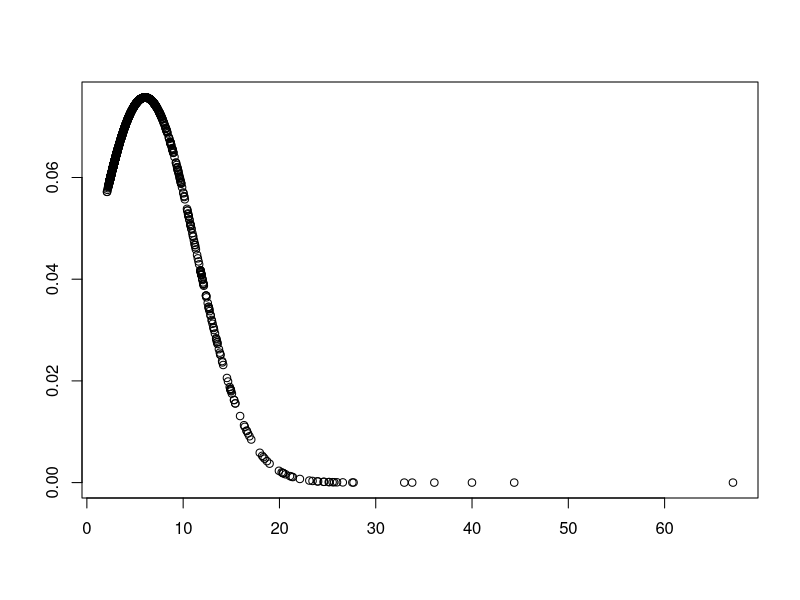
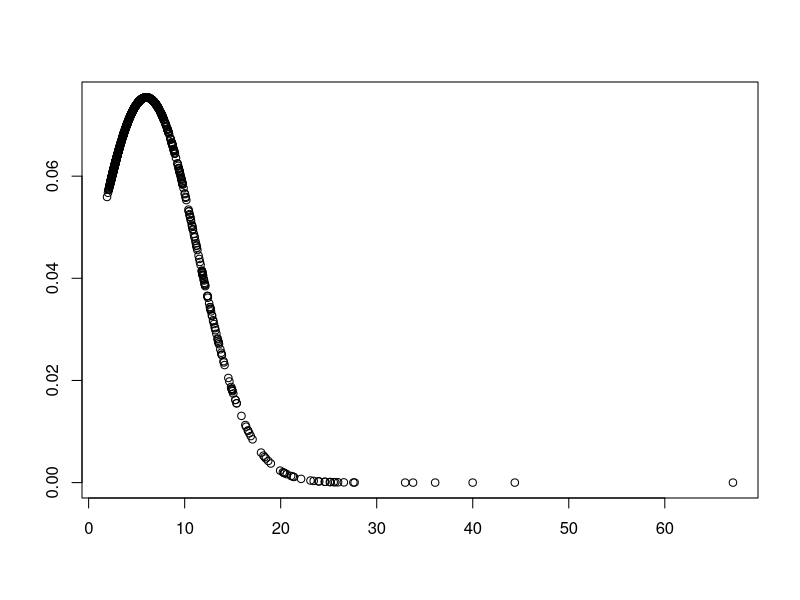
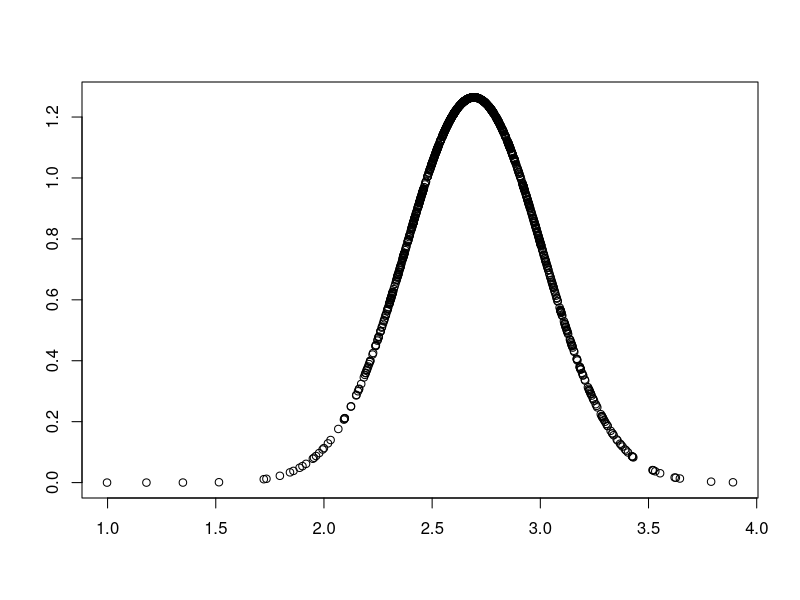
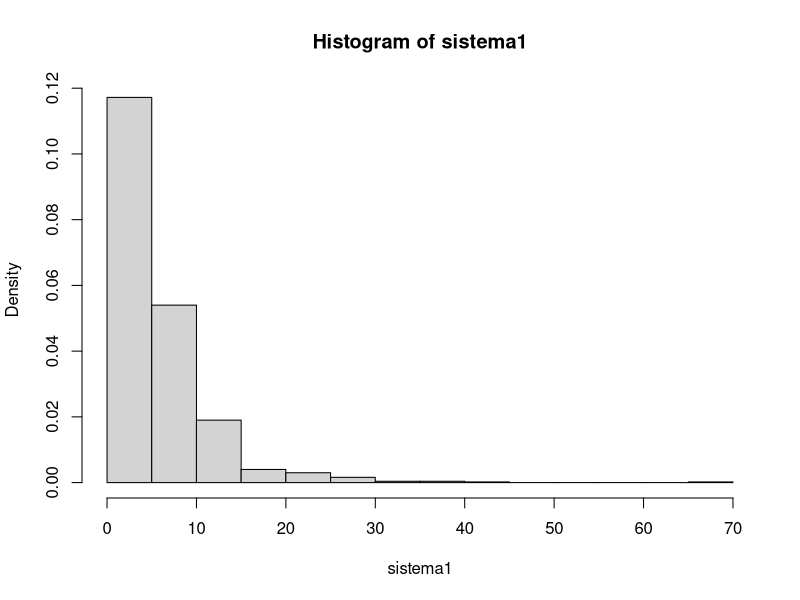
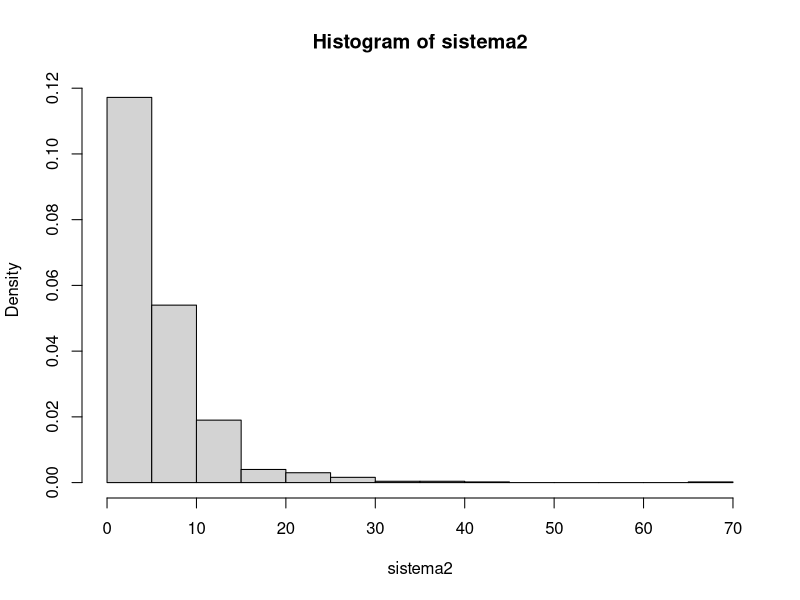
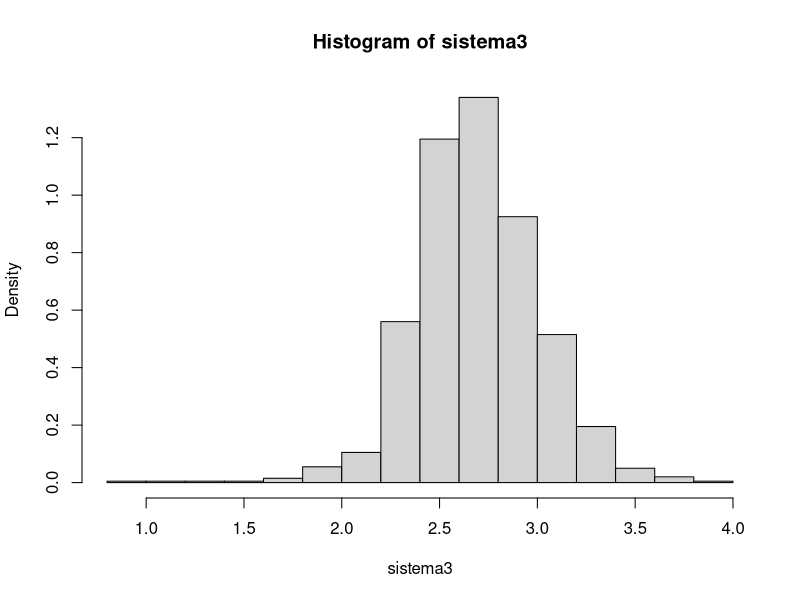

R code for these plots, in order:
#a. Tiempo de vida de los sistemas
n = 1000
R1 = rlnorm(n, meanlog = 2, sdlog = 1)
R3 = rlnorm(n, meanlog = 2, sdlog = 1)
R2 = rlnorm(n, meanlog = 1, sdlog = 0.1)
R4 = rlnorm(n, meanlog = 1, sdlog = 0.1)

#sistema 1
s1_R12 = apply(data.frame(R1,R2),1,max)
s1_R34 = apply(data.frame(R3,R4),1,max)
sistema1 = apply(data.frame(s1_R12,s1_R34),1,min) 

#sistema 2
s2_R13 = apply(data.frame(R1,R3),1,min)
s2_R24 = apply(data.frame(R2,R4),1,min)
sistema2 = apply(data.frame(s2_R13,s2_R24),1,max)

#sistema 3
s3_R12 = apply(data.frame(R1,R2),1,min)
s3_R123 = apply(data.frame(s3_R12,R3),1,max)
sistema3 =  apply(data.frame(s3_R123,R4),1,min)

#b.
mean(sistema1)
mean(sistema2)
mean(sistema3)

#c.
plnorm(2, mean(sistema1), sd(sistema1), lower.tail = TRUE )
plnorm(2, mean(sistema2), sd(sistema2), lower.tail = TRUE )
plnorm(2, mean(sistema3), sd(sistema3), lower.tail = TRUE )

#d.
percentil20 <- qlnorm(0.2, meanlog = mean(sistema1), sdlog = sd(sistema1), lower.tail = TRUE)

#e.
dis_normal1 = dnorm(sistema1, mean(sistema1), sd(sistema1))
plot(sistema1, dis_normal1, ylab = "", xlab = "")

dis_normal2 = dnorm(sistema2, mean(sistema2), sd(sistema2))
plot(sistema2, dis_normal2, ylab = "", xlab = "")

dis_normal3 = dnorm(sistema3, mean(sistema3), sd(sistema3))
plot(sistema3, dis_normal3, ylab = "", xlab = "")

#f.
hist(sistema1,freq = FALSE)
hist(sistema2,freq = FALSE)
hist(sistema3,freq = FALSE)

